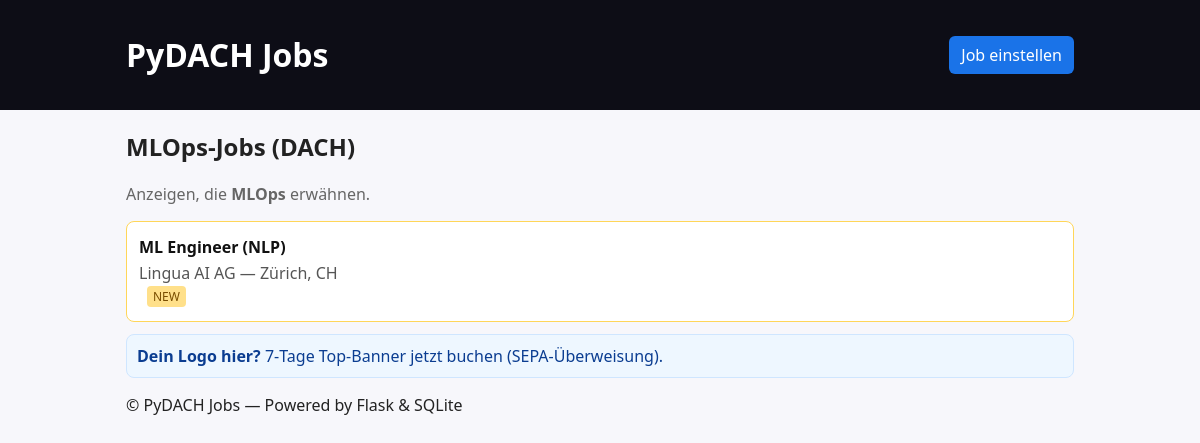
Page /s/mlops on the committed database.
### tables this page shows
CREATE TABLE jobs (
            id INTEGER PRIMARY KEY AUTOINCREMENT,
            title TEXT NOT NULL,
            company TEXT NOT NULL,
            location TEXT,
            email TEXT,
            logo_url TEXT,
            description TEXT NOT NULL,
            created_at TIMESTAMP DEFAULT CURRENT_TIMESTAMP,
            is_featured INTEGER DEFAULT 0,
            grace_expires_at TIMESTAMP,
            status TEXT DEFAULT 'published'
        );

### app/app.py (the view)
@app.get("/s/<skill_slug>")
def skill_page(skill_slug: str):
    jobs = collect_jobs()
    sel = []
    for j in jobs:
        txt = f"{j['title']} {j.get('description','')}"
        if skill_slug in job_skills(txt):
            sel.append(j)
    sel.sort(key=lambda j: (not featured_or_grace(j), j["created_at"]))
    label = SKILL_LABEL.get(skill_slug, skill_slug.title())
    return render_template("landing_skill.html",
                           jobs=sel,
                           skill_label=label,
                           meta_title=f"{label}-Jobs (DACH) | {SITE_NAME}",
                           meta_desc=f"Python‑Jobs mit {label} im DACH‑Raum.")

### app/app.py (called while the page is built)
def now():
    return datetime.utcnow()

def active_sponsor():
    with db() as conn:
        cur = conn.cursor()
        cur.execute("""
            SELECT * FROM sponsors
            WHERE status='paid'
              AND (starts_at IS NULL OR datetime(starts_at) <= datetime('now'))
              AND (ends_at IS NULL OR datetime(ends_at) >= datetime('now'))
            ORDER BY created_at DESC LIMIT 1
        """)
        return cur.fetchone()

@app.context_processor
def inject_globals():
    return dict(SITE_NAME=SITE_NAME, price_eur=PRICE_EUR, current_sponsor=active_sponsor())

@app.before_request
def housekeeping():
    with db() as conn:
        cur = conn.cursor()
        cur.execute("""
            UPDATE jobs
            SET grace_expires_at = NULL
            WHERE grace_expires_at IS NOT NULL
              AND datetime(grace_expires_at) <= datetime('now')
        """)
        cur.execute(f"""
            UPDATE jobs
            SET is_featured = 0
            WHERE is_featured = 1
              AND NOT EXISTS (
                SELECT 1 FROM orders o
                WHERE o.job_id = jobs.id
                  AND o.status = 'paid'
                  AND o.paid_at > datetime('now', '-{FEATURE_DAYS} days')
              )
        """)

def collect_jobs():
    with db() as conn:
        cur = conn.cursor()
        cur.execute("SELECT * FROM jobs WHERE status='published' ORDER BY created_at DESC")
        return cur.fetchall()

def job_skills(text: str):
    text = (text or "").lower()
    hits = set()
    for slug, alts in SKILLS.items():
        if any(a in text for a in alts):
            hits.add(slug)
    return hits

def featured_or_grace(job) -> bool:
    gf = False
    grace = job.get("grace_expires_at")
    if grace:
        try:
            gf = now() < datetime.fromisoformat(grace)
        except Exception:
            pass
    return job.get("is_featured", 0) == 1 or gf

### app/db.py (called while the page is built)
def dict_factory(cursor, row):
    d = {}
    for idx, col in enumerate(cursor.description):
        d[col[0]] = row[idx]
    return d

def get_connection():
    conn = sqlite3.connect(DB_PATH)
    conn.row_factory = dict_factory
    return conn

@contextmanager
def db() -> Iterable[sqlite3.Connection]:
    conn = get_connection()
    try:
        yield conn
        conn.commit()
    except Exception:
        conn.rollback()
        raise
    finally:
        conn.close()

### app/templates/landing_skill.html
{% extends "base.html" %}
{% block content %}
<h2>{{ skill_label }}‑Jobs (DACH)</h2>
<p class="muted">Anzeigen, die <strong>{{ skill_label }}</strong> erwähnen.</p>
<ul class="jobs">
  {% for j in jobs %}
    <li class="job {% if j.is_featured or j.grace_expires_at %}featured{% endif %}">
      <div class="meta">
        <div class="title"><a href="{{ url_for('job_detail', job_id=j.id) }}">{{ j.title }}</a></div>
        <div class="sub">{{ j.company }} — {{ j.location or "DACH/Remote" }}</div>
        {% if j.is_featured %}<span class="badge">FEATURED</span>{% elif j.grace_expires_at %}<span class="badge">NEW</span>{% endif %}
      </div>
    </li>
  {% else %}
    <li>Derzeit keine passenden Anzeigen — <a href="{{ url_for('post_job') }}">jetzt Job einstellen</a>.</li>
  {% endfor %}
</ul>
{% endblock %}

### app/static/style.css (style rules this page uses)
* { box-sizing:border-box }
body { font-family:system-ui,-apple-system,Segoe UI,Roboto,Ubuntu,Arial,sans-serif;margin:0;background:#f7f7fb;color:#222 }
ul.jobs { list-style:none;padding:0;margin:0 }
.job { background:#fff;border:1px solid #e8e8ef;border-radius:8px;padding:14px 12px;margin:10px 0;display:flex;align-items:center;justify-content:space-between }
.job .title a { font-weight:600;color:#111;text-decoration:none }
.job .sub { color:#555;margin-top:4px }
.badge { display:inline-block;background:#ffe08a;color:#7a4d00;border-radius:4px;padding:2px 6px;font-size:12px;margin-left:8px }
.featured { border-color:#ffd659 }
.muted { color:#666 }

### rows in the picture
jobs: title "ML Engineer (NLP)", company "Lingua AI AG", location "Zürich, CH", is_featured "NEW"

### other values in the picture
{{ SITE_NAME }} "PyDACH Jobs"
{{ skill_label }} "MLOps"
